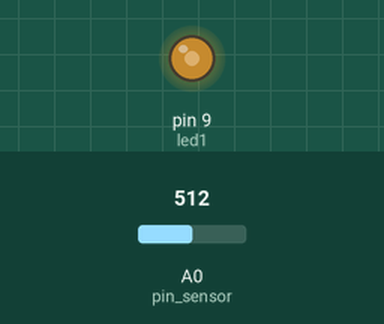
Bench run of a sketch on a simulated Arduino Uno, built with avr-gcc and run on an emulated ATmega328P. On the bench: output pins drawn as LEDs (lit = HIGH). Inputs (shaded band) come from the test bench; at power-on: A0 (pin_sensor) = 512.

Above: at 1.2 s.
1.3 s: A0 (pin_sensor) set to 716
At 2.1 s:
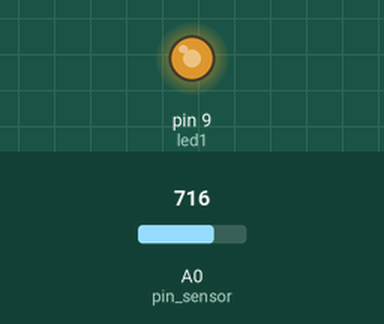
2.8 s: A0 (pin_sensor) set to 900
At 3.2 s:
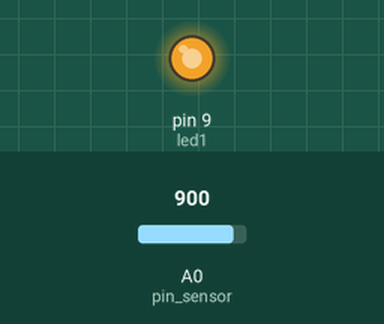
4.3 s: A0 (pin_sensor) set to 122
At 5.5 s:
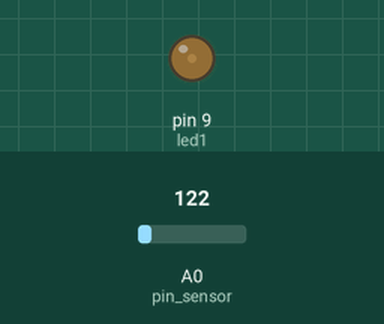
5.8 s: A0 (pin_sensor) set to 0
At 6.9 s:
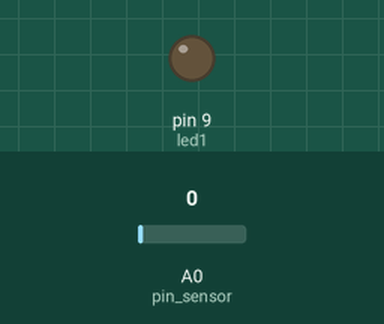
Timing chart, 0 to 8.3 s (numbered marks = the images above; inputs shaded):
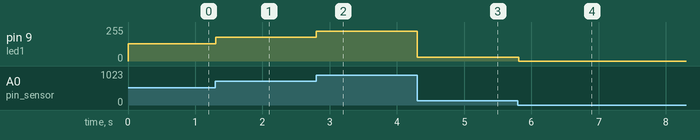

Measured:
- after the input at 1.3 s, pin 9 (led1): 128/255 → 179/255 at once
- after the input at 2.8 s, pin 9 (led1): 179/255 → 225/255 at once
- after the input at 4.3 s, pin 9 (led1): 225/255 → 30/255 at once
- after the input at 5.8 s, pin 9 (led1): 30/255 → 0/255 at once

The sketch:

Fade_com_potenciometro.ino
```cpp
const int led1 = 9;
int pin_sensor = A0;
int valor_sensor = 0;
void setup() {
  pinMode(led1,OUTPUT);
}
void loop() {
  valor_sensor = analogRead(pin_sensor) / 4;
  analogWrite(led1, valor_sensor);
  delay(10);
}
```
